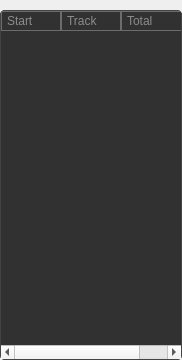
<?xml version="1.0" encoding="UTF-8"?>
<ui version="4.0">
 <class>TrackIdListWidget</class>
 <widget class="QWidget" name="TrackIdListWidget">
  <property name="geometry">
   <rect>
    <x>0</x>
    <y>0</y>
    <width>182</width>
    <height>360</height>
   </rect>
  </property>
  <property name="sizePolicy">
   <sizepolicy hsizetype="Preferred" vsizetype="Expanding">
    <horstretch>0</horstretch>
    <verstretch>0</verstretch>
   </sizepolicy>
  </property>
  <property name="windowTitle">
   <string>Form</string>
  </property>
  <property name="styleSheet">
   <string notr="true"/>
  </property>
  <layout class="QVBoxLayout" name="verticalLayout">
   <property name="spacing">
    <number>0</number>
   </property>
   <property name="leftMargin">
    <number>0</number>
   </property>
   <property name="topMargin">
    <number>10</number>
   </property>
   <property name="rightMargin">
    <number>0</number>
   </property>
   <property name="bottomMargin">
    <number>0</number>
   </property>
   <item>
    <widget class="QTreeWidget" name="treeWidget">
     <property name="sizePolicy">
      <sizepolicy hsizetype="Preferred" vsizetype="Expanding">
       <horstretch>0</horstretch>
       <verstretch>0</verstretch>
      </sizepolicy>
     </property>
     <property name="styleSheet">
      <string notr="true">QHeaderView::section {
	background-color: #313131;

     color: #8b8b8b;
     padding-left: 5px;
     border: 1px solid #6c6c6c;
 }

 QHeaderView::section:checked
 {
     background-color: red;
 }

QTreeWidget{
background-color: #313131;
color: #8b8b8b;
border: 1px solid #444444;
border-radius: 4px;
}</string>
     </property>
     <property name="frameShape">
      <enum>QFrame::NoFrame</enum>
     </property>
     <property name="autoExpandDelay">
      <number>0</number>
     </property>
     <property name="rootIsDecorated">
      <bool>false</bool>
     </property>
     <property name="itemsExpandable">
      <bool>false</bool>
     </property>
     <property name="sortingEnabled">
      <bool>false</bool>
     </property>
     <attribute name="headerDefaultSectionSize">
      <number>60</number>
     </attribute>
     <attribute name="headerHighlightSections">
      <bool>false</bool>
     </attribute>
     <attribute name="headerMinimumSectionSize">
      <number>60</number>
     </attribute>
     <attribute name="headerStretchLastSection">
      <bool>true</bool>
     </attribute>
     <column>
      <property name="text">
       <string>Start</string>
      </property>
      <property name="font">
       <font>
        <kerning>true</kerning>
       </font>
      </property>
     </column>
     <column>
      <property name="text">
       <string>Track</string>
      </property>
     </column>
     <column>
      <property name="text">
       <string>Total</string>
      </property>
     </column>
    </widget>
   </item>
  </layout>
 </widget>
 <resources/>
 <connections/>
</ui>
